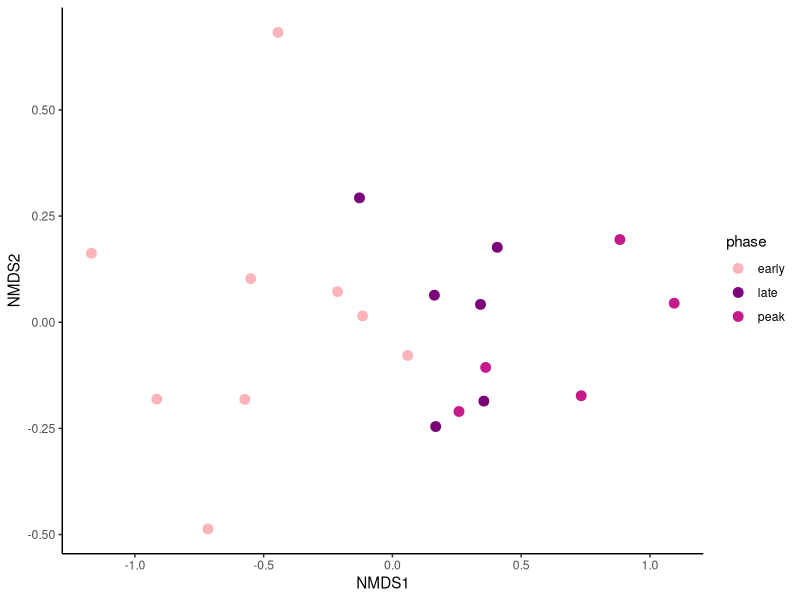
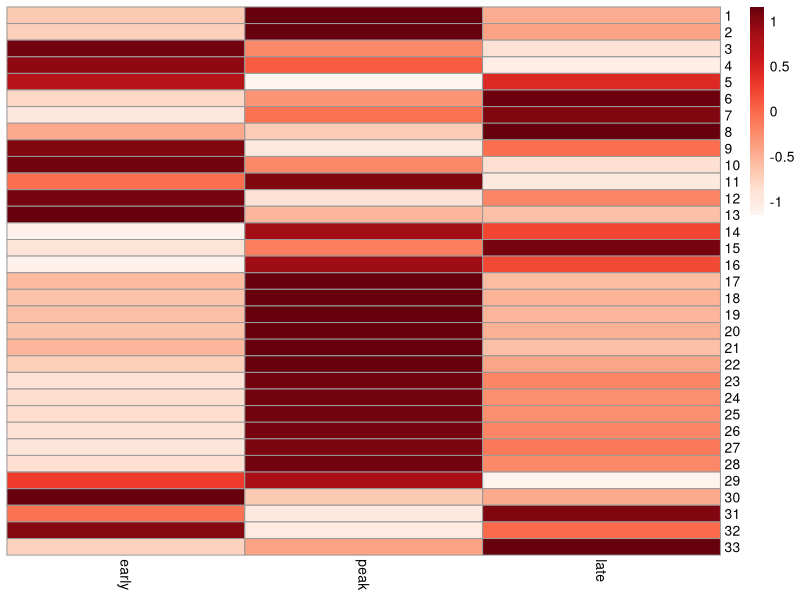

These charts were generated, in order, by the following R code:
#Libraries
library(readxl)
library(ggplot2)
library(vegan)
library(dplyr)
library(stats)
library(pheatmap)
library(RColorBrewer)

####################################
setwd("Path/")
##################################################
##Figure 4A NMDS carbon substrate utilization
##################################################
#features as columns, samples as rows
features = read_excel("Figure4_data.xlsx", sheet="NMDS", col_names = TRUE)
colnames(features) <- c ( "ID", "mouse", "phase", "day")

#make a metadata frame
df <- features [,5:ncol(features)]
df = as.data.frame(sapply(df, as.numeric))

########
##NMDS for untransformed
########
#Untransformed 
set.seed(3)
bray_dist = metaMDSdist(df, distance = "bray", 
                        autotransform = FALSE, noshare = 0.2, trace = 1)

NMDS_Bray <-metaMDS(df, distance = "bray",
                    autotransform = FALSE, maxit=800, noshare = 0.2, trace = 1)
#Untransformed stress=0.08

data.scrs = as.data.frame(scores(NMDS_Bray, display="sites"))

#add columns to data frame 
data.scrs$phase = features$phase
data.scrs$mouse = features$mouse
data.scrs$ID = features$ID
data.scrs$day = features$day
data.scrs$day <- as.factor(data.scrs$day)

#NMDS plot
plot_getmm = ggplot(data.scrs, aes(x=NMDS1, y=NMDS2)) +
  scale_color_manual(values=c('#fbb4b9','#7a0177','#c51b8a'))+
  geom_point(size= 3, aes(color=phase))+
  theme_classic()

plot_getmm

##########Grouping by Phase SIGNIFICANT
##anosim and mrpp
anosim <- anosim(bray_dist, features$phase, permutations = 999)
anosim
#ANOSIM statistic R: 0.4363 
#Significance: 0.002 

mrpp_data = mrpp(bray_dist, features$phase)
mrpp_data

#Chance corrected within-group agreement A: 0.1493 
#Based on observed delta 0.4983 and expected delta 0.5857
#Significance of delta: 0.001

##########Grouping by Mouse NOT SIGNIFICANT
##anosim and mrpp
anosim <- anosim(bray_dist, features$mouse, permutations = 999)
anosim
#ANOSIM statistic R: -0.1658 
#Significance: 0.996 

mrpp_data = mrpp(bray_dist, features$mouse)
mrpp_data

#Chance corrected within-group agreement A: -0.05787 
#Based on observed delta 0.6196 and expected delta 0.5857 
#Significance of delta: 0.997

##################################################
##Figure 4B carbon heatmap
##################################################
getmm = read_excel("carbon_heatmap_data_082123.xlsx", sheet="mean_getmm_relabun", col_names = TRUE)

filtered <- getmm %>%
  filter(filter=="yes")
df <-getmm[,10:ncol(getmm)]
df<- filtered[,10:ncol(filtered)]
df = as.data.frame(sapply(df, as.numeric))

pheatmap(df, scale= "row",cluster_cols =FALSE, cluster_row = FALSE,colorRampPalette(brewer.pal(9,"Reds"))(100))
